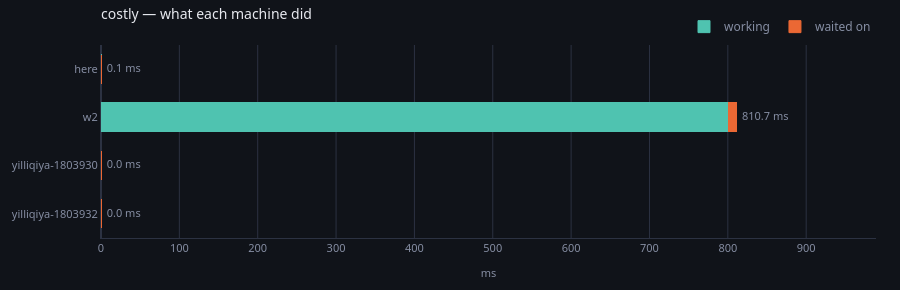

Notebook code for this chart:
### Markdown cell above
A sliver of teal against a wall of orange. Everything that node did could
have been done here in the time it took to ask.

Now the same shape with a slice that is worth the trip.

### Code cell
costly = Graph.somatize(Cheap().named("a") >> Costly().named("b").at("w2"))
watching = Recorder(store, run="costly")
for _ in range(4):
    costly.forward(0, workers={"w2": later}, watching=watching)

machines(store, run="costly")

### Figure 1 — Plotly figure (JSON) as saved in the notebook; plotly's stock layout.template omitted (floating-point values rounded to 4 significant figures)
{"data": [{"customdata": [[0, 0, "—", "11% busy of 20 · 33% memory · up 6s"], [0, 0, "—", "11% busy of 20 · 33% memory · up 6s"], [4, 4, "b", "11% busy of 20 · 33% memory · up 6s"], [0, 4, "a", "said nothing about itself"]], "hovertemplate": "<b>%{y}</b> — working<br>%{x:.1f} ms<br>%{customdata[0]} slices, %{customdata[1]} runs<br>%{customdata[2]}<br>%{customdata[3]}<extra></extra>", "marker": {"color": "#4fc3b0", "line": {"color": "#4fc3b0", "width": 1.0}}, "name": "working", "orientation": "h", "type": "bar", "x": [0.0, 0.0, 800.6, 0.133], "y": ["yilliqiya-1803932", "yilliqiya-1803930", "w2", "here"]}, {"customdata": [[0, 0, "—", "11% busy of 20 · 33% memory · up 6s"], [0, 0, "—", "11% busy of 20 · 33% memory · up 6s"], [4, 4, "b", "11% busy of 20 · 33% memory · up 6s"], [0, 4, "a", "said nothing about itself"]], "hovertemplate": "<b>%{y}</b> — waited on<br>%{x:.1f} ms<br>%{customdata[0]} slices, %{customdata[1]} runs<br>%{customdata[2]}<br>%{customdata[3]}<extra></extra>", "marker": {"color": "#eb6834", "line": {"color": "#eb6834", "width": 1.0}}, "name": "waited on", "orientation": "h", "type": "bar", "x": [0.0, 0.0, 10.12, 0.0], "y": ["yilliqiya-1803932", "yilliqiya-1803930", "w2", "here"]}, {"cliponaxis": false, "hoverinfo": "skip", "mode": "text", "showlegend": false, "text": ["  0.0 ms", "  0.0 ms", "  810.7 ms", "  0.1 ms"], "textfont": {"color": "#868ea3", "size": 11}, "textposition": "middle right", "type": "scatter", "x": [0.0, 0.0, 810.7, 0.133], "y": ["yilliqiya-1803932", "yilliqiya-1803930", "w2", "here"]}], "layout": {"bargap": 0.4, "barmode": "stack", "font": {"color": "#e7e9ef", "family": "system-ui, -apple-system, Segoe UI, Roboto, sans-serif", "size": 12}, "height": 290, "hoverlabel": {"align": "left", "bgcolor": "#1a1e28", "bordercolor": "#2c3242", "font": {"color": "#e7e9ef", "family": "system-ui, -apple-system, Segoe UI, Roboto, sans-serif"}}, "legend": {"bgcolor": "rgba(0,0,0,0)", "font": {"color": "#868ea3"}, "orientation": "h", "traceorder": "normal", "x": 1, "xanchor": "right", "y": 1.02, "yanchor": "bottom"}, "margin": {"b": 44, "l": 56, "r": 24, "t": 44}, "paper_bgcolor": "#101319", "plot_bgcolor": "#101319", "title": {"font": {"size": 14}, "text": "costly — what each machine did", "x": 0, "xanchor": "left", "xref": "paper", "y": 0.97, "yanchor": "top"}, "xaxis": {"gridcolor": "#2c3242", "linecolor": "#2c3242", "range": [0, 989.1], "tickfont": {"color": "#868ea3", "size": 11}, "title": {"font": {"color": "#868ea3", "size": 11}, "text": "ms"}, "zerolinecolor": "#2c3242"}, "yaxis": {"automargin": true, "gridcolor": "#2c3242", "linecolor": "#2c3242", "showgrid": false, "tickfont": {"color": "#868ea3", "size": 11}, "title": {"font": {"color": "#868ea3", "size": 11}}, "zerolinecolor": "#2c3242"}}}
